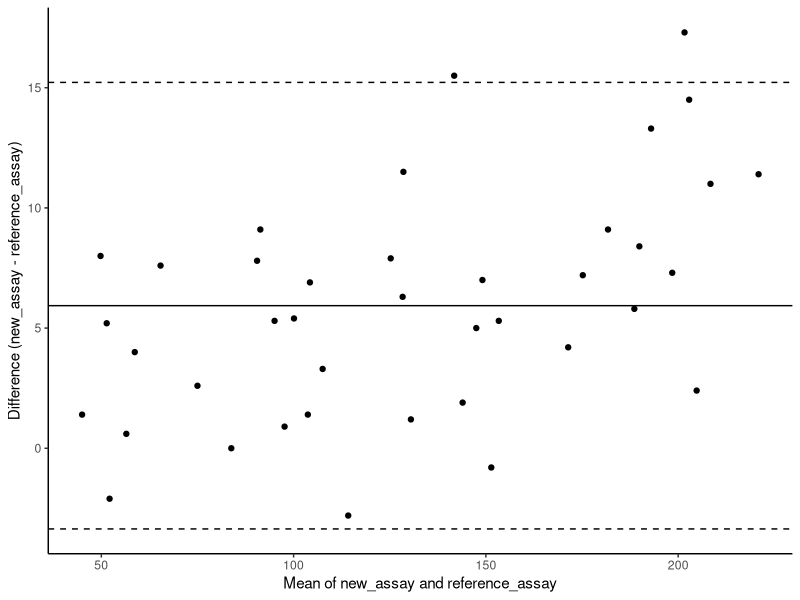

Reproduce this figure in R.
#!/usr/bin/env Rscript
# Standalone reproduction. Run inside the pinned pubready container
# (see REPRODUCE.md) from this bundle folder.
suppressPackageStartupMessages(library(ggplot2))

raw <- read.csv("input_new_assay_vs_reference_assay.csv", check.names = FALSE)
a <- as.numeric(raw[["new_assay"]]); b <- as.numeric(raw[["reference_assay"]])
keep <- is.finite(a) & is.finite(b); a <- a[keep]; b <- b[keep]
d <- data.frame(mean = (a + b) / 2, diff = a - b)
bias <- mean(d$diff); s <- sd(d$diff)
loa <- bias + c(-1, 1) * qnorm(0.975) * s
cat(sprintf("bias %.4f, SD %.4f, limits %.4f to %.4f\n", bias, s, loa[1], loa[2]))
print(summary(lm(diff ~ mean, data = d)))
p <- ggplot(d, aes(mean, diff)) + geom_point() +
  geom_hline(yintercept = bias) + geom_hline(yintercept = loa, linetype = "dashed") +
  labs(x = "Mean of new_assay and reference_assay", y = "Difference (new_assay - reference_assay)") + theme_classic()
ggsave("figure_new_assay_vs_reference_assay_ba.pdf", p, width = 5.4, height = 4.4)
cat("Reproduced figure.\n")
